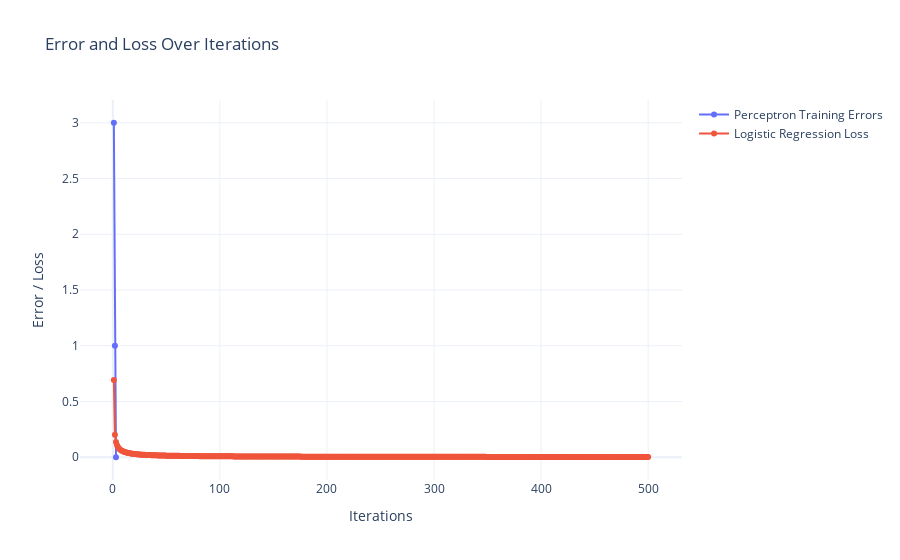

Notebook cell for this chart:
### Code cell
# Re-import libraries and reinitialize due to reset
import numpy as np
import matplotlib.pyplot as plt
import plotly.graph_objects as go

# Parameters for dataset generation
L = 1000  # Number of samples per class
np.random.seed(42)

# Class 1 parameters
mu_1, Sigma_1 = [5, 5], [[1, 0.5], [0.5, 1]]
X_1 = np.random.multivariate_normal(mu_1, Sigma_1, L)
y_1 = np.ones((L,))  # Label for Class 1: +1

# Class 2 parameters
mu_2, Sigma_2 = [-2, -4], [[3, 0], [0, 1]]
X_2 = np.random.multivariate_normal(mu_2, Sigma_2, L)
y_2 = np.zeros((L,))  # Label for Class 2: 0

# Combine and shuffle dataset
X = np.vstack([X_1, X_2])
y = np.hstack([y_1, y_2])
indices = np.arange(len(X))
np.random.shuffle(indices)
X, y = X[indices], y[indices]

# Split into training (80%) and testing (20%)
train_size = int(0.8 * len(X))
X_train, X_test = X[:train_size], X[train_size:]
y_train, y_test = y[:train_size], y[train_size:]

# Visualization of Dataset
plt.figure(figsize=(8, 6))
plt.scatter(X_1[:, 0], X_1[:, 1], color='red', label='Class 1', alpha=0.6, s=10)
plt.scatter(X_2[:, 0], X_2[:, 1], color='blue', label='Class 2', alpha=0.6, s=10)
plt.title("Generated Dataset: Class 1 and Class 2")
plt.xlabel("$x_1$")
plt.ylabel("$x_2$")
plt.legend()
plt.grid()
plt.show()

# Function for Least Squares
def least_squares(X, y):
    X_bias = np.hstack([np.ones((X.shape[0], 1)), X])  # Add bias term
    y_one_hot = np.eye(2)[y.astype(int)]  # Convert labels to one-hot encoding
    W = np.linalg.pinv(X_bias) @ y_one_hot  # Least squares solution
    return W

# Train Least Squares
W_ls = least_squares(X_train, y_train)
X_test_bias = np.hstack([np.ones((X_test.shape[0], 1)), X_test])
y_pred_ls = np.argmax(X_test_bias @ W_ls, axis=1)
errors_ls = np.sum(y_pred_ls != y_test)
accuracy_ls = 100 * (1 - errors_ls / len(y_test))

# Perceptron Implementation
def perceptron(X, y, eta=0.01, max_iter=1000):
    X_bias = np.hstack([np.ones((X.shape[0], 1)), X])  # Add bias term
    weights = np.zeros(X_bias.shape[1])
    errors = []
    for _ in range(max_iter):
        error_count = 0
        for xi, yi in zip(X_bias, y):
            prediction = np.sign(np.dot(weights, xi))
            if prediction != 2 * yi - 1:  # Convert 0/1 to -1/1
                weights += eta * (2 * yi - 1) * xi
                error_count += 1
        errors.append(error_count)
        if error_count == 0:
            break
    return weights, errors

# Train Perceptron
w_perceptron, train_errors = perceptron(X_train, y_train)

# Test Perceptron
y_pred_perceptron = np.sign(X_test_bias @ w_perceptron) > 0
errors_perceptron = np.sum(y_pred_perceptron != y_test)
accuracy_perceptron = 100 * (1 - errors_perceptron / len(y_test))

# Logistic Regression Implementation
def sigmoid(z):
    return 1 / (1 + np.exp(-z))

def logistic_regression(X, y, eta=0.1, max_iter=500):
    X_bias = np.hstack([np.ones((X.shape[0], 1)), X])  # Add bias term
    weights = np.zeros(X_bias.shape[1])
    losses = []
    for _ in range(max_iter):
        z = np.dot(X_bias, weights)
        y_pred = sigmoid(z)
        loss = -np.mean(y * np.log(y_pred + 1e-10) + (1 - y) * np.log(1 - y_pred + 1e-10))
        losses.append(loss)
        gradient = np.dot(X_bias.T, (y_pred - y)) / len(y)
        weights -= eta * gradient
    return weights, losses

# Train Logistic Regression
w_logistic, losses = logistic_regression(X_train, y_train)

# Test Logistic Regression
y_pred_logistic = sigmoid(np.dot(X_test_bias, w_logistic)) >= 0.5
errors_logistic = np.sum(y_pred_logistic != y_test)
accuracy_logistic = 100 * (1 - errors_logistic / len(y_test))

# Visualize Training Errors and Losses
fig = go.Figure()
fig.add_trace(go.Scatter(
    x=list(range(1, len(train_errors) + 1)),
    y=train_errors,
    mode='lines+markers',
    name='Perceptron Training Errors'
))
fig.add_trace(go.Scatter(
    x=list(range(1, len(losses) + 1)),
    y=losses,
    mode='lines+markers',
    name='Logistic Regression Loss'
))
fig.update_layout(
    title="Error and Loss Over Iterations",
    xaxis_title="Iterations",
    yaxis_title="Error / Loss",
    template="plotly_white"
)
fig.show()

# Print Results
print(f"Least Squares - Errors: {errors_ls}, Accuracy: {accuracy_ls:.2f}%")
print(f"Perceptron - Errors: {errors_perceptron}, Accuracy: {accuracy_perceptron:.2f}%")
print(f"Logistic Regression - Errors: {errors_logistic}, Accuracy: {accuracy_logistic:.2f}%")

### Figure 1 — Plotly figure (JSON) as saved in the notebook; plotly's stock layout.template omitted (floating-point values rounded to 4 significant figures; data arrays with more than 128 entries replaced by an {"elided": "..."} marker saying what was removed)
{"data": [{"mode": "lines+markers", "name": "Perceptron Training Errors", "type": "scatter", "x": [1, 2, 3], "y": [3, 1, 0]}, {"mode": "lines+markers", "name": "Logistic Regression Loss", "type": "scatter", "x": {"elided": "500 int values"}, "y": {"elided": "500 float values"}}], "layout": {"title": {"text": "Error and Loss Over Iterations"}, "xaxis": {"title": {"text": "Iterations"}}, "yaxis": {"title": {"text": "Error / Loss"}}}}
